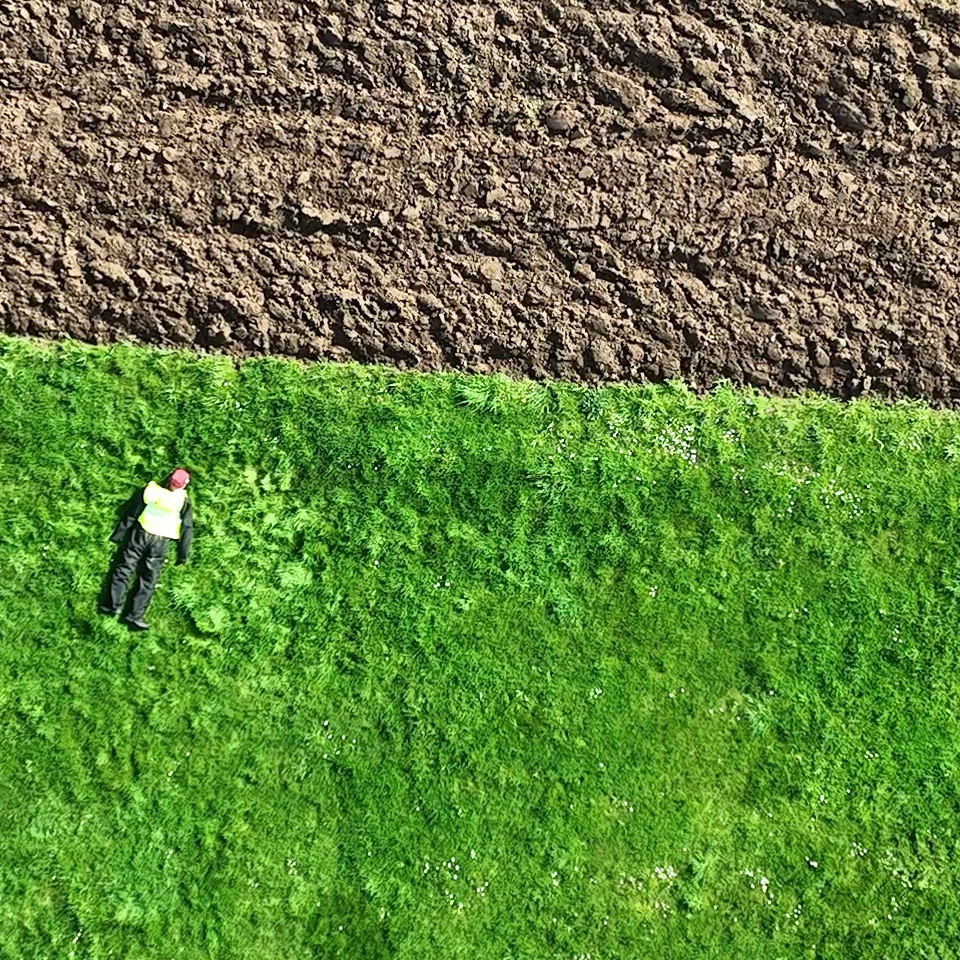
#> input picture RealVideo/test_crop_center.jpg, 960 x 960 px, given in place of the camera
$ python pi_color_picker.py
#> lines starting #> are read from the running program, lines starting #| are printed output that depends on the picture; after the words box and inside, x2 and y2 are one past the last pixel; in counts of white or black regions, pixels touching at a corner belong together
#!/usr/bin/env python3
"""
Pi Color Picker — Pick the most realistic color correction.

Shows 6 versions of the same camera frame with different corrections.
Press 1-6 to select the best one. It prints the config values to use.

Usage:
    python tests/pi_color_picker.py
"""
import sys
import os
import time
import cv2
import numpy as np

sys.path.insert(0, os.path.dirname(os.path.dirname(os.path.abspath(__file__))))

# ── Camera setup ──────────────────────────────────────────────────────────
cap = None
picam = None

cap = cv2.VideoCapture(0)
if cap.isOpened():
    ret, _ = cap.read()
    if not ret:
        cap.release()
        cap = None
else:
    cap = None

if cap is None:
    try:
        from picamera2 import Picamera2
        picam = Picamera2()
        picam.configure(picam.create_preview_configuration(
            main={"size": (640, 480), "format": "RGB888"}
        ))
        picam.start()
        time.sleep(1)
    except Exception as e:
        print(f"[FAIL] No camera: {e}")
        sys.exit(1)


def get_frame():
    if cap:
        ret, f = cap.read()
#> f is the input picture: shape (960, 960, 3); mean B, G, R 61.9, 130.5, 98
        return f if ret else None
    if picam:
        f = picam.capture_array()
        return cv2.cvtColor(f, cv2.COLOR_RGB2BGR)
    return None


# ── Color corrections ─────────────────────────────────────────────────────

def gray_world(frame):
    """Gray world white balance."""
    f = frame.astype(np.float32)
    avg_b, avg_g, avg_r = f[:,:,0].mean(), f[:,:,1].mean(), f[:,:,2].mean()
    avg = (avg_b + avg_g + avg_r) / 3.0
    if avg_b > 0: f[:,:,0] = np.clip(f[:,:,0] * (avg / avg_b), 0, 255)
    if avg_g > 0: f[:,:,1] = np.clip(f[:,:,1] * (avg / avg_g), 0, 255)
    if avg_r > 0: f[:,:,2] = np.clip(f[:,:,2] * (avg / avg_r), 0, 255)
    return f.astype(np.uint8)


def warm_boost(frame):
    """Reduce blue, boost red — warm shift."""
    f = frame.astype(np.float32)
    f[:,:,0] = np.clip(f[:,:,0] * 0.7, 0, 255)   # reduce blue
    f[:,:,2] = np.clip(f[:,:,2] * 1.3, 0, 255)   # boost red
    return f.astype(np.uint8)


def strong_warm(frame):
    """Strong warm correction — heavy blue reduction."""
    f = frame.astype(np.float32)
    f[:,:,0] = np.clip(f[:,:,0] * 0.55, 0, 255)  # heavy blue reduction
    f[:,:,1] = np.clip(f[:,:,1] * 1.05, 0, 255)  # slight green boost
    f[:,:,2] = np.clip(f[:,:,2] * 1.4, 0, 255)   # strong red boost
    return f.astype(np.uint8)


def gray_world_warm(frame):
    """Gray world + slight warm shift on top."""
    f = gray_world(frame).astype(np.float32)
    f[:,:,0] = np.clip(f[:,:,0] * 0.9, 0, 255)   # slight blue reduction
    f[:,:,2] = np.clip(f[:,:,2] * 1.1, 0, 255)   # slight red boost
    return f.astype(np.uint8)


def histogram_match(frame):
    """Histogram equalization per channel — maximises contrast."""
    b, g, r = cv2.split(frame)
    b = cv2.equalizeHist(b)
    g = cv2.equalizeHist(g)
    r = cv2.equalizeHist(r)
    return cv2.merge([b, g, r])


CORRECTIONS = [
    ("1: RAW (no correction)", None),
    ("2: Gray World", gray_world),
    ("3: Warm Boost (R+30% B-30%)", warm_boost),
    ("4: Strong Warm (R+40% B-45%)", strong_warm),
    ("5: Gray World + Warm", gray_world_warm),
    ("6: Histogram Equalize", histogram_match),
]

CONFIG_VALUES = [
    'CAMERA_COLOR_CORRECTION = False  # no correction',
    'CAMERA_COLOR_CORRECTION = True   # gray_world only',
    'CAMERA_COLOR_CORRECTION = "warm_boost"',
    'CAMERA_COLOR_CORRECTION = "strong_warm"',
    'CAMERA_COLOR_CORRECTION = "gray_world_warm"',
    'CAMERA_COLOR_CORRECTION = "histogram"',
]


# ── Main ──────────────────────────────────────────────────────────────────

print("=" * 50)
print("  PI COLOR PICKER")
print("  Press 1-6 to select best color correction")
print("  Press 'r' to refresh with new frame")
print("  Press 'q' to quit without selecting")
print("=" * 50)

selected = None

while True:
    raw = get_frame()
    if raw is None:
        time.sleep(0.05)
        continue

    # Build grid: 2 rows x 3 columns
    thumb_w, thumb_h = 320, 240
    grid = np.zeros((thumb_h * 2 + 60, thumb_w * 3, 3), dtype=np.uint8)

    for i, (label, correction) in enumerate(CORRECTIONS):
        corrected = correction(raw.copy()) if correction else raw.copy()
        thumb = cv2.resize(corrected, (thumb_w, thumb_h))

        # Add label
        cv2.putText(thumb, label, (5, 20),
                    cv2.FONT_HERSHEY_SIMPLEX, 0.5, (0, 255, 255), 1)

        row = i // 3
        col = i % 3
        y = row * (thumb_h + 30)
        x = col * thumb_w
        grid[y:y + thumb_h, x:x + thumb_w] = thumb
#> this loop made 6 passes
#> pass 1, `thumb = cv2.resize(corrected, (thumb_w, thumb_h))`:
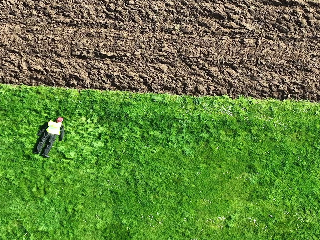
#> thumb: shape (240, 320, 3); mean B, G, R 62.2, 130.8, 98.3
#> pass 2, `corrected = correction(raw.copy()) if correction else raw.copy()`:
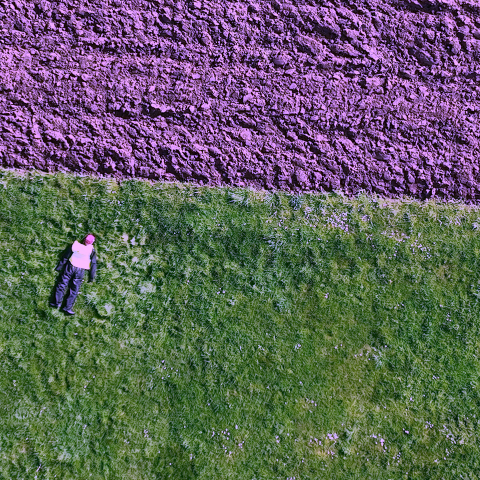
#> corrected: shape (960, 960, 3) (shown at 1/2 size); mean B, G, R 93.5, 96.3, 96.3
#> pass 2, `thumb = cv2.resize(corrected, (thumb_w, thumb_h))`:
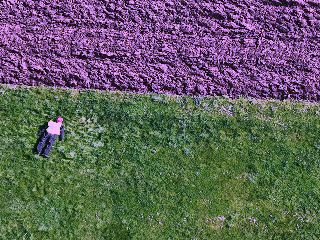
#> thumb: shape (240, 320, 3); mean B, G, R 93.7, 96.6, 96.6
#> after the loop:
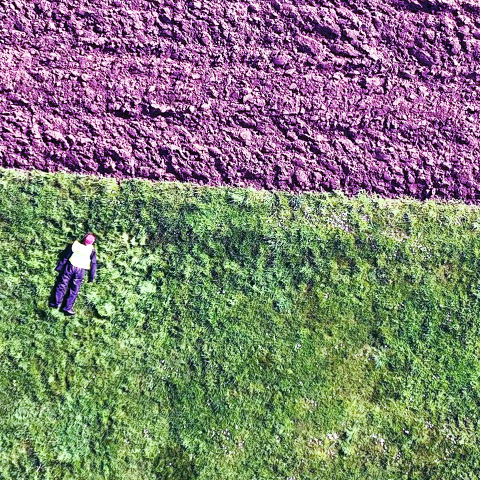
#> corrected: shape (960, 960, 3) (shown at 1/2 size); mean B, G, R 115.1, 126.9, 127.4
#> after the loop:
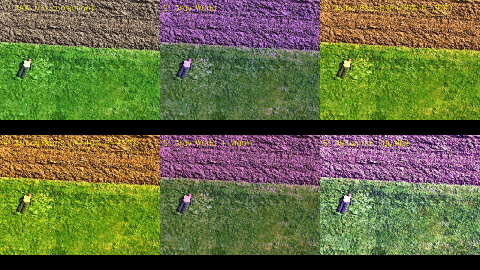
#> grid: shape (540, 960, 3) (shown at 1/2 size); mean B, G, R 63.6, 107.2, 101.9
#> after the loop:
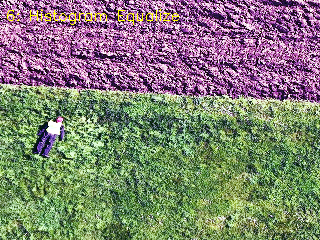
#> thumb: shape (240, 320, 3); mean B, G, R 114.6, 128, 128.3

    # Instructions at bottom
    cv2.putText(grid, "Press 1-6 to select  |  'r' = refresh  |  'q' = quit",
                (10, grid.shape[0] - 10),
                cv2.FONT_HERSHEY_SIMPLEX, 0.5, (200, 200, 200), 1)
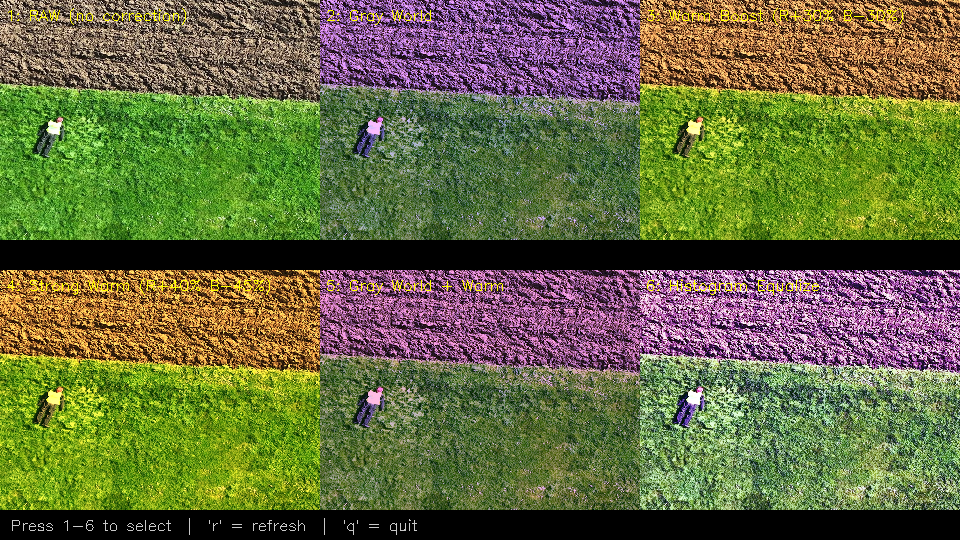
#> grid: shape (540, 960, 3); 0.12% of pixels changed, all inside (x1, y1, x2, y2) = (12, 518, 417, 535)

    cv2.imshow("Color Picker", grid)
    key = cv2.waitKey(0) & 0xFF
#> (key q is pressed here)

    if key == ord('q') or key == 27:
        print("\nNo selection made.")
        break
    elif key == ord('r'):
        print("  Refreshing...")
        continue
    elif ord('1') <= key <= ord('6'):
        idx = key - ord('1')
        selected = idx
        name = CORRECTIONS[idx][0]
        print(f"\n  >> Selected: {name}")
        print(f"\n  To apply, set in config.py:")
        print(f"    {CONFIG_VALUES[idx]}")

        # Show selected full size
        if CORRECTIONS[idx][1]:
            result = CORRECTIONS[idx][1](raw.copy())
        else:
            result = raw.copy()
        cv2.putText(result, f"SELECTED: {name}", (10, 30),
                    cv2.FONT_HERSHEY_SIMPLEX, 0.7, (0, 255, 0), 2)
        cv2.imshow("Selected Correction", result)
        print("\n  Press any key to close.")
        cv2.waitKey(0)
        break

# Cleanup
if cap:
    cap.release()
if picam:
    try:
        picam.stop()
    except Exception:
        pass
cv2.destroyAllWindows()

if selected is not None:
    print(f"\n{'=' * 50}")
    print(f"  NEXT STEP:")
    print(f"  Update config.py with:")
    print(f"    {CONFIG_VALUES[selected]}")
    print(f"  Then vision.py will apply this to every frame.")
    print(f"{'=' * 50}\n")

$ run again, on RealVideo/fullres_comparison.jpg
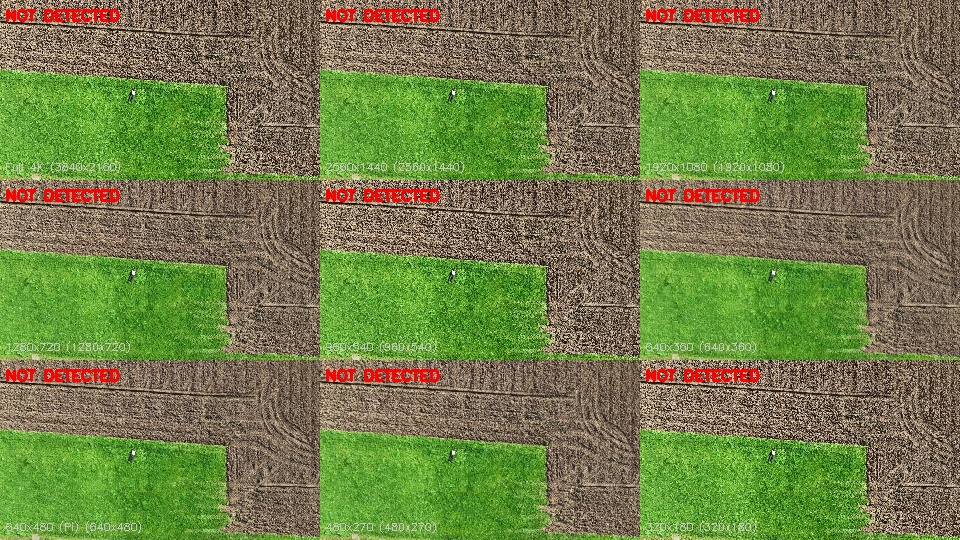
#> input picture RealVideo/fullres_comparison.jpg, 960 x 540 px, given in place of the camera
#> in get_frame, f is the input picture: shape (540, 960, 3); mean B, G, R 73.4, 126.3, 114.3
#> the loop `for i, (label, correction) in enumerate(CORRECTIONS):` made 6 passes
#> after the loop `for i, (label, correction) in enumerate(CORRECTIONS):`:
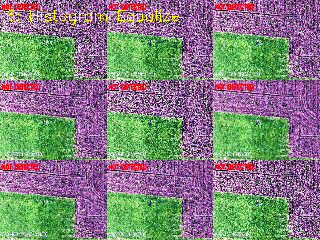
#> thumb: shape (240, 320, 3); mean B, G, R 124.3, 128.8, 128.8
#> `cv2.putText(grid, "Press 1-6 to select  |  'r' = refresh  |  'q' = qui..`:
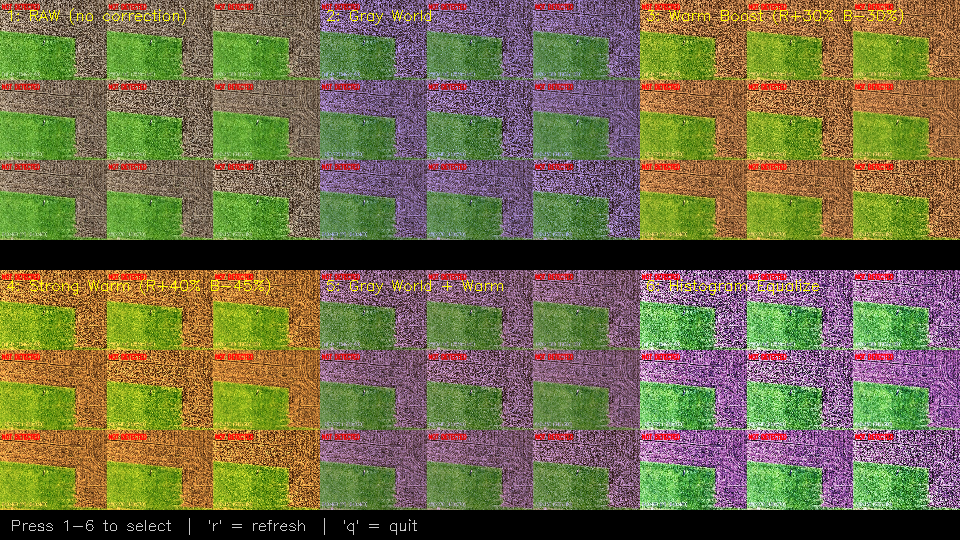
#> grid: shape (540, 960, 3); mean B, G, R 71.8, 107.7, 113.8

$ run again, on RealVideo/test_crop_left-center.jpg
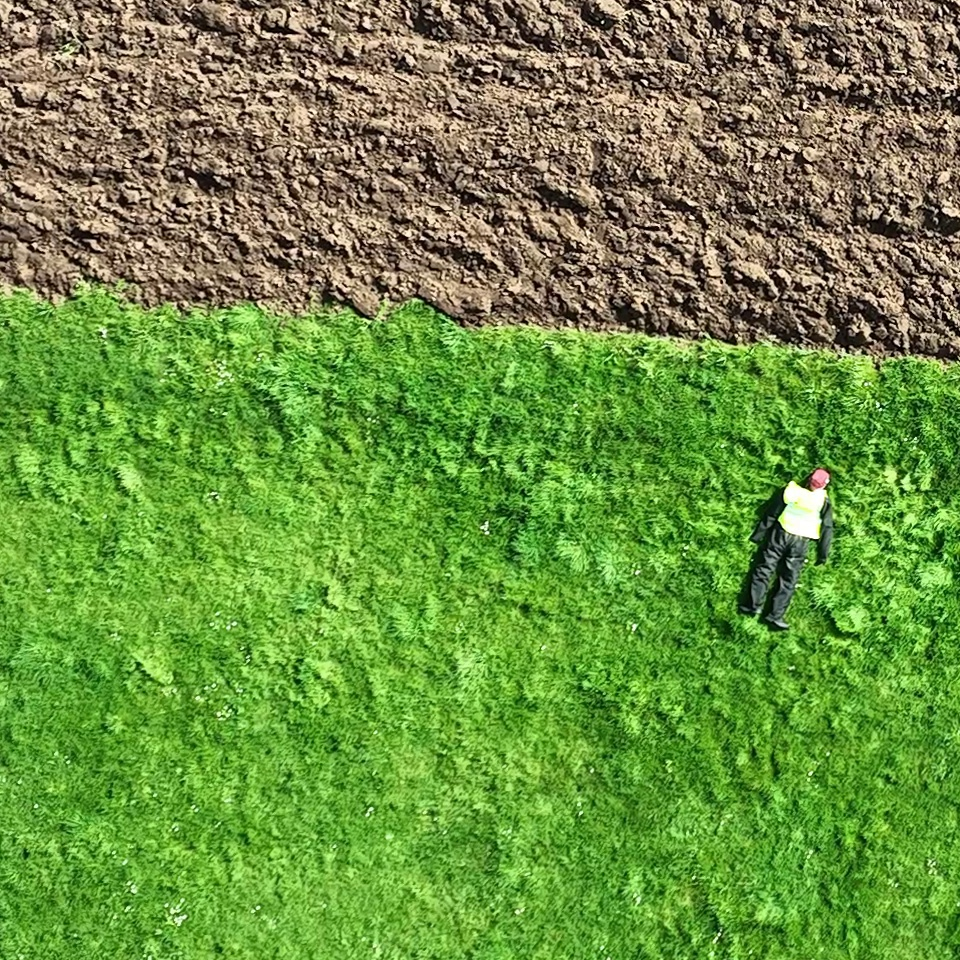
#> input picture RealVideo/test_crop_left-center.jpg, 960 x 960 px, given in place of the camera
#> in get_frame, f is the input picture: shape (960, 960, 3); mean B, G, R 65.7, 144.3, 107.2
#> the loop `for i, (label, correction) in enumerate(CORRECTIONS):` made 6 passes
#> after the loop `for i, (label, correction) in enumerate(CORRECTIONS):`:
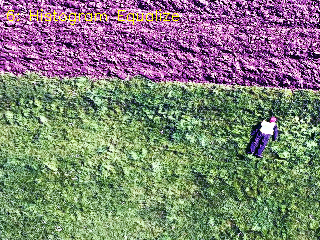
#> thumb: shape (240, 320, 3); mean B, G, R 118.5, 128.4, 128.6
#> `cv2.putText(grid, "Press 1-6 to select  |  'r' = refresh  |  'q' = qui..`:
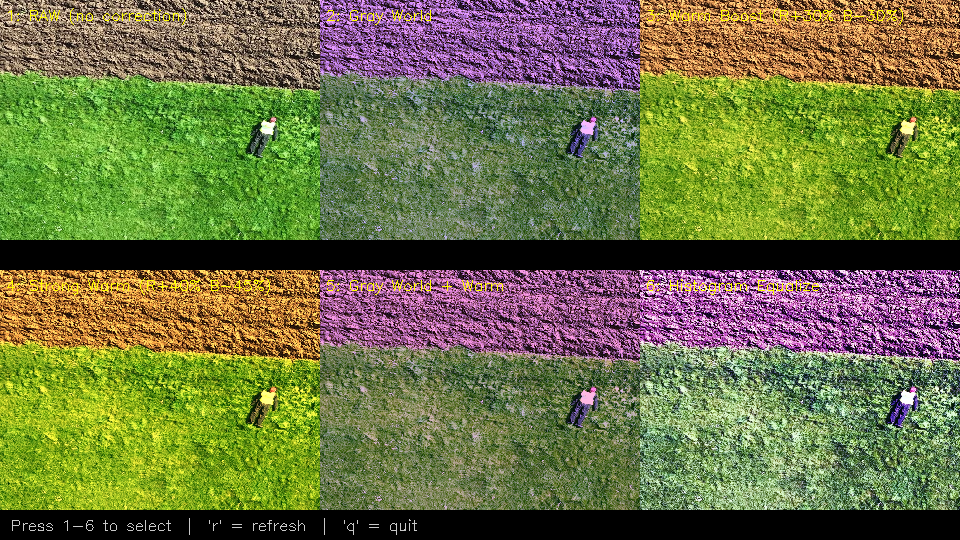
#> grid: shape (540, 960, 3); mean B, G, R 68.2, 116.3, 110
